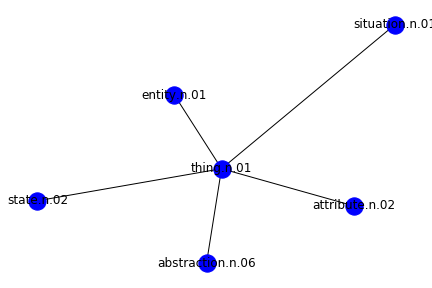

Recreate this plot in Python.
from nltk.corpus import wordnet as wn
import networkx as nx
import matplotlib.pyplot as plt

thing = wn.synsets('thing')[0]

# set of tuples (synset, distance)
Things = thing.hypernym_distances()

G = nx.Graph()

Nodes = [j[0].name() for j in Things]
Origin = [s[0].name() for s in Things if s[1] == 0]

Edges = [(Origin[0], s[0].name(), s[1]) for s in Things]

G.add_nodes_from(Nodes)
G.add_weighted_edges_from(Edges)

nx.draw(G, with_labels = True, node_color = 'blue')
plt.savefig('Hyper_Distances_graph_example_thing.png')
plt.show()
